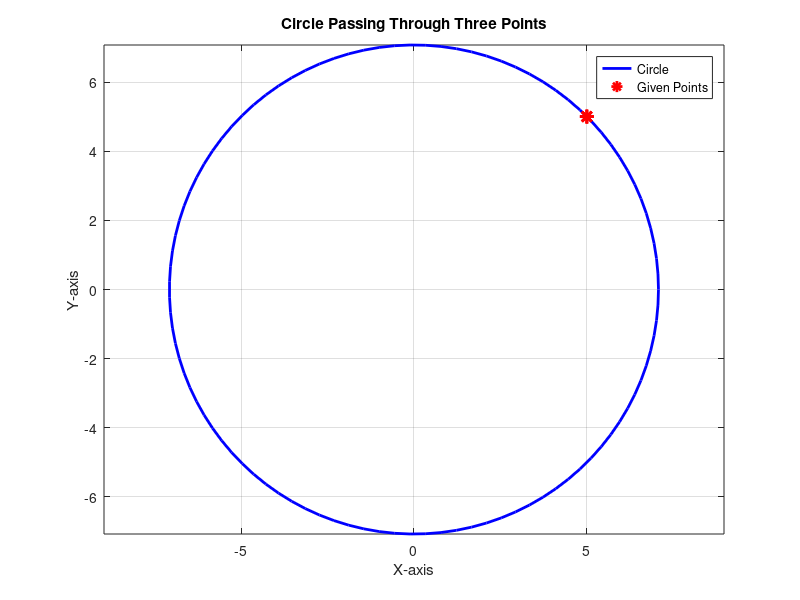

The MATLAB source for this figure:
% MATLAB program to determine the center and radius of a circle passing through three points

clc; clear; close all;

% Prompt user to enter three points
fprintf('Enter the coordinates of the three points:\n');
x1 = input('x1: '); y1 = input('y1: ');
x2 = input('x2: '); y2 = input('y2: ');
x3 = input('x3: '); y3 = input('y3: ');

% Form the system of equations
A = [2*(x2-x1), 2*(y2-y1); 2*(x3-x1), 2*(y3-y1)];
B = [(x2^2 + y2^2 - x1^2 - y1^2); (x3^2 + y3^2 - x1^2 - y1^2)];

% Solve for the center of the circle
center = A\B;
h = center(1);
k = center(2);

% Compute the radius
radius = sqrt((x1-h)^2 + (y1-k)^2);

% Display results
fprintf('Center of the circle: (%.2f, %.2f)\n', h, k);
fprintf('Radius of the circle: %.2f\n', radius);

% Plot the circle and the three points
theta = linspace(0, 2*pi, 100);
x_circle = h + radius * cos(theta);
y_circle = k + radius * sin(theta);

figure;
plot(x_circle, y_circle, 'b', 'LineWidth', 2); hold on;
plot([x1, x2, x3], [y1, y2, y3], 'r*', 'MarkerSize', 10, 'LineWidth', 2);
axis equal;
gridx = xlim;
gridy = ylim;
grid on;
title('Circle Passing Through Three Points');
xlabel('X-axis'); ylabel('Y-axis');
legend('Circle', 'Given Points');

disp('Plot generated successfully.');
